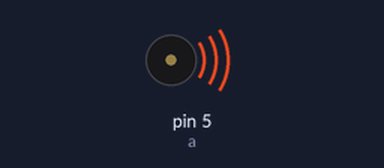
This sketch was run on a simulated Arduino Uno, built with avr-gcc and run on an emulated ATmega328P. On the bench: buzzer (waves = sounding).

Above: at 0.1 s.
Timing chart, 0 to 1.6 s (numbered marks = the images above):
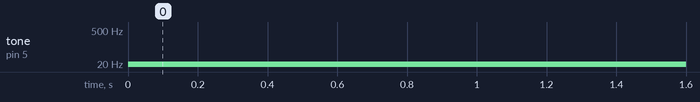

The sketch:

speaker_test.ino
```cpp
// this code is to test speaker on variable frequencies

int a=5;//+ve pin of the speaker

//-ve pin of the speaker connect to ground

float c=1;//c=frequency...enter the frequency you desire

void setup() {

 }
void loop() {
  tone(a,c);
}
```

Measured:
- by itself, tone on pin 5 (a): silent → 1 Hz at 0.00 s
